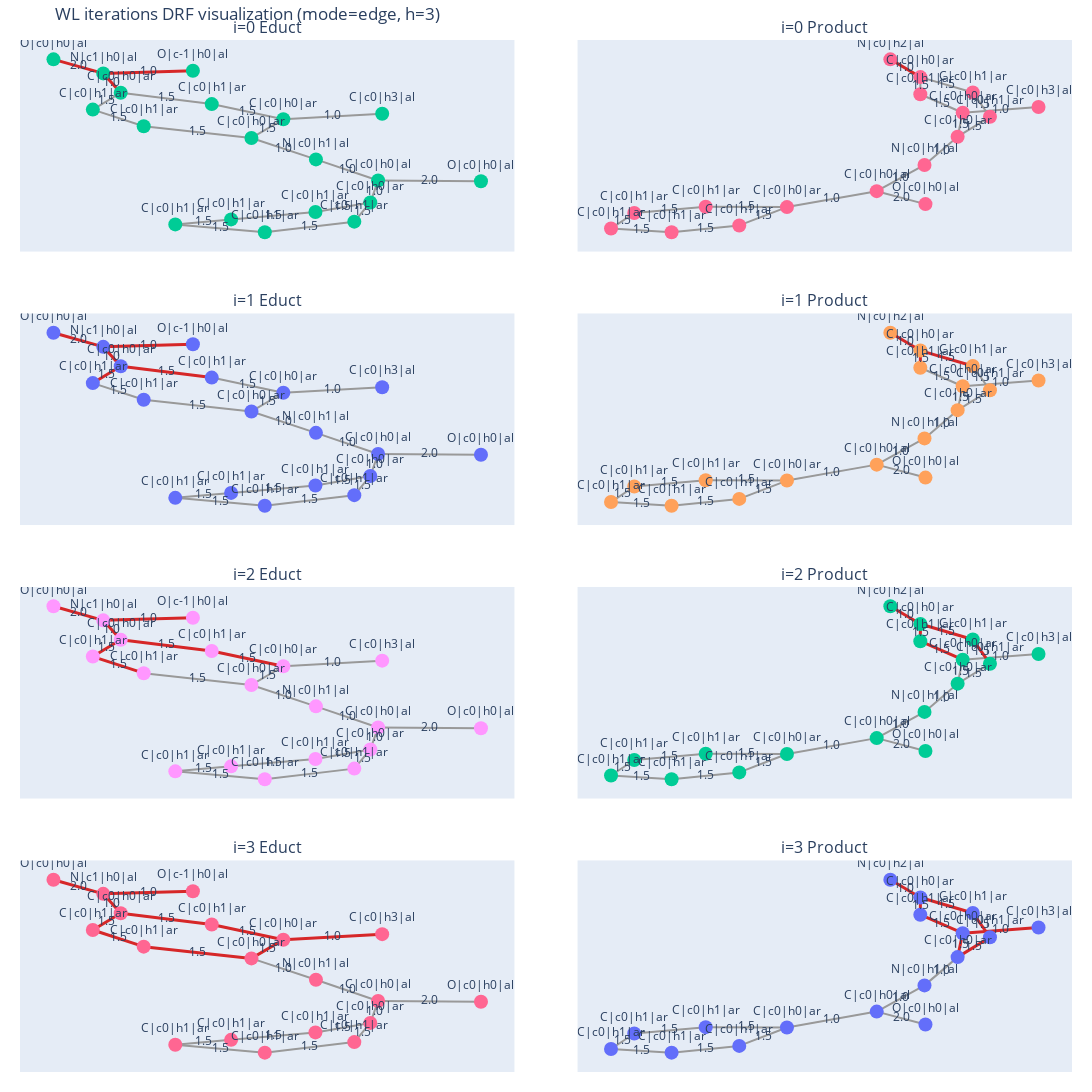

The code cell stored with this chart in its notebook:
### Markdown cell above
### WL-Iterations- Visualisation for one reaction (edge features)

### Code cell
fig_edge_wl.show(renderer="vscode")

### Figure 1 — Plotly figure (JSON) as saved in the notebook; plotly's stock layout.template omitted (floating-point values rounded to 4 significant figures)
{"data": [{"hoverinfo": "none", "line": {"color": "#999", "width": 2}, "mode": "lines", "showlegend": false, "type": "scatter", "x": [0.2038, 0.05309, null, 0.05309, -0.05608, null, 0.05309, 0.004479, null, -0.05608, -0.1949, null, -0.1949, -0.2374, null, -0.2374, -0.1599, null, -0.1599, 0.004479, null, 0.004479, 0.1028, null, 0.1028, 0.1976, null, 0.1976, 0.3545, null, 0.1976, 0.1857, null, 0.1857, 0.1613, null, 0.1857, 0.102, null, 0.1613, 0.02483, null, 0.02483, -0.1117, null, -0.1117, -0.02656, null, -0.02656, 0.102, null], "xaxis": "x", "y": [0.3969, 0.3352, null, 0.3352, 0.5035, null, 0.3352, 0.1279, null, 0.5035, 0.6292, null, 0.6292, 0.4424, null, 0.4424, 0.2581, null, 0.2581, 0.1279, null, 0.1279, -0.1096, null, -0.1096, -0.344, null, -0.344, -0.3525, null, -0.344, -0.5875, null, -0.5875, -0.8003, null, -0.5875, -0.6929, null, -0.8003, -0.9175, null, -0.9175, -0.8305, null, -0.8305, -0.7753, null, -0.7753, -0.6929, null], "yaxis": "y"}, {"hoverinfo": "none", "line": {"color": "#d62728", "width": 3}, "mode": "lines", "showlegend": false, "type": "scatter", "x": [-0.1949, -0.2215, null, -0.2215, -0.2974, null, -0.2215, -0.08478, null], "xaxis": "x", "y": [0.6292, 0.844, null, 0.844, 1, null, 0.844, 0.8728, null], "yaxis": "y"}, {"hoverinfo": "text", "hovertext": ["C|c0|h3|al", "C|c0|h0|ar", "C|c0|h1|ar", "C|c0|h0|ar", "N|c1|h0|al", "O|c0|h0|al", "O|c-1|h0|al", "C|c0|h1|ar", "C|c0|h1|ar", "C|c0|h0|ar", "N|c0|h1|al", "C|c0|h0|al", "O|c0|h0|al", "C|c0|h0|ar", "C|c0|h1|ar", "C|c0|h1|ar", "C|c0|h1|ar", "C|c0|h1|ar", "C|c0|h1|ar"], "marker": {"size": 14}, "mode": "markers+text", "showlegend": false, "text": ["C|c0|h3|al", "C|c0|h0|ar", "C|c0|h1|ar", "C|c0|h0|ar", "N|c1|h0|al", "O|c0|h0|al", "O|c-1|h0|al", "C|c0|h1|ar", "C|c0|h1|ar", "C|c0|h0|ar", "N|c0|h1|al", "C|c0|h0|al", "O|c0|h0|al", "C|c0|h0|ar", "C|c0|h1|ar", "C|c0|h1|ar", "C|c0|h1|ar", "C|c0|h1|ar", "C|c0|h1|ar"], "textposition": "top center", "type": "scatter", "x": [0.2038, 0.05309, -0.05608, -0.1949, -0.2215, -0.2974, -0.08478, -0.2374, -0.1599, 0.004479, 0.1028, 0.1976, 0.3545, 0.1857, 0.1613, 0.02483, -0.1117, -0.02656, 0.102], "xaxis": "x", "y": [0.3969, 0.3352, 0.5035, 0.6292, 0.844, 1, 0.8728, 0.4424, 0.2581, 0.1279, -0.1096, -0.344, -0.3525, -0.5875, -0.8003, -0.9175, -0.8305, -0.7753, -0.6929], "yaxis": "y"}, {"hoverinfo": "none", "mode": "text", "showlegend": false, "text": ["1.0", "1.5", "1.5", "1.5", "1.0", "1.5", "2.0", "1.0", "1.5", "1.5", "1.0", "1.0", "2.0", "1.0", "1.5", "1.5", "1.5", "1.5", "1.5", "1.5"], "type": "scatter", "x": [0.1285, -0.001496, 0.02878, -0.1255, -0.2082, -0.2162, -0.2595, -0.1532, -0.1986, -0.07769, 0.05364, 0.1502, 0.276, 0.1917, 0.1735, 0.1439, 0.09308, -0.04342, -0.06911, 0.03774], "xaxis": "x", "y": [0.366, 0.4194, 0.2315, 0.5664, 0.7366, 0.5358, 0.922, 0.8584, 0.3503, 0.193, 0.009159, -0.2268, -0.3483, -0.4658, -0.6939, -0.6402, -0.8589, -0.874, -0.8029, -0.7341], "yaxis": "y"}, {"hoverinfo": "none", "line": {"color": "#999", "width": 2}, "mode": "lines", "showlegend": false, "type": "scatter", "x": [0.5173, 0.304, null, 0.304, 0.1848, null, 0.304, 0.2898, null, 0.1848, 0.185, null, 0.185, 0.3324, null, 0.3324, 0.3807, null, 0.3807, 0.2898, null, 0.2898, 0.1966, null, 0.1966, 0.06219, null, 0.06219, 0.1993, null, 0.06219, -0.1902, null, -0.1902, -0.4188, null, -0.1902, -0.3243, null, -0.4188, -0.6196, null, -0.6196, -0.685, null, -0.685, -0.5147, null, -0.5147, -0.3243, null], "xaxis": "x2", "y": [0.5123, 0.4533, null, 0.4533, 0.6425, null, 0.4533, 0.2084, null, 0.6425, 0.8183, null, 0.8183, 0.6599, null, 0.6599, 0.412, null, 0.412, 0.2084, null, 0.2084, -0.08084, null, -0.08084, -0.3492, null, -0.3492, -0.4816, null, -0.3492, -0.5122, null, -0.5122, -0.5084, null, -0.5122, -0.7, null, -0.5084, -0.573, null, -0.573, -0.732, null, -0.732, -0.7695, null, -0.7695, -0.7, null], "yaxis": "y2"}, {"hoverinfo": "none", "line": {"color": "#d62728", "width": 3}, "mode": "lines", "showlegend": false, "type": "scatter", "x": [0.185, 0.1005, null], "xaxis": "x2", "y": [0.8183, 1, null], "yaxis": "y2"}, {"hoverinfo": "text", "hovertext": ["C|c0|h3|al", "C|c0|h0|ar", "C|c0|h1|ar", "C|c0|h0|ar", "N|c0|h2|al", "C|c0|h1|ar", "C|c0|h1|ar", "C|c0|h0|ar", "N|c0|h1|al", "C|c0|h0|al", "O|c0|h0|al", "C|c0|h0|ar", "C|c0|h1|ar", "C|c0|h1|ar", "C|c0|h1|ar", "C|c0|h1|ar", "C|c0|h1|ar"], "marker": {"size": 14}, "mode": "markers+text", "showlegend": false, "text": ["C|c0|h3|al", "C|c0|h0|ar", "C|c0|h1|ar", "C|c0|h0|ar", "N|c0|h2|al", "C|c0|h1|ar", "C|c0|h1|ar", "C|c0|h0|ar", "N|c0|h1|al", "C|c0|h0|al", "O|c0|h0|al", "C|c0|h0|ar", "C|c0|h1|ar", "C|c0|h1|ar", "C|c0|h1|ar", "C|c0|h1|ar", "C|c0|h1|ar"], "textposition": "top center", "type": "scatter", "x": [0.5173, 0.304, 0.1848, 0.185, 0.1005, 0.3324, 0.3807, 0.2898, 0.1966, 0.06219, 0.1993, -0.1902, -0.4188, -0.6196, -0.685, -0.5147, -0.3243], "xaxis": "x2", "y": [0.5123, 0.4533, 0.6425, 0.8183, 1, 0.6599, 0.412, 0.2084, -0.08084, -0.3492, -0.4816, -0.5122, -0.5084, -0.573, -0.732, -0.7695, -0.7], "yaxis": "y2"}, {"hoverinfo": "none", "mode": "text", "showlegend": false, "text": ["1.0", "1.5", "1.5", "1.5", "1.0", "1.5", "1.5", "1.5", "1.0", "1.0", "2.0", "1.0", "1.5", "1.5", "1.5", "1.5", "1.5", "1.5"], "type": "scatter", "x": [0.4106, 0.2444, 0.2969, 0.1849, 0.1428, 0.2587, 0.3566, 0.3352, 0.2432, 0.1294, 0.1308, -0.06402, -0.3045, -0.2573, -0.5192, -0.6523, -0.5998, -0.4195], "xaxis": "x2", "y": [0.4828, 0.5479, 0.3308, 0.7304, 0.9091, 0.7391, 0.5359, 0.3102, 0.06379, -0.215, -0.4154, -0.4307, -0.5103, -0.6061, -0.5407, -0.6525, -0.7507, -0.7347], "yaxis": "y2"}, {"hoverinfo": "none", "line": {"color": "#999", "width": 2}, "mode": "lines", "showlegend": false, "type": "scatter", "x": [0.2038, 0.05309, null, 0.05309, -0.05608, null, 0.05309, 0.004479, null, -0.2374, -0.1599, null, -0.1599, 0.004479, null, 0.004479, 0.1028, null, 0.1028, 0.1976, null, 0.1976, 0.3545, null, 0.1976, 0.1857, null, 0.1857, 0.1613, null, 0.1857, 0.102, null, 0.1613, 0.02483, null, 0.02483, -0.1117, null, -0.1117, -0.02656, null, -0.02656, 0.102, null], "xaxis": "x3", "y": [0.3969, 0.3352, null, 0.3352, 0.5035, null, 0.3352, 0.1279, null, 0.4424, 0.2581, null, 0.2581, 0.1279, null, 0.1279, -0.1096, null, -0.1096, -0.344, null, -0.344, -0.3525, null, -0.344, -0.5875, null, -0.5875, -0.8003, null, -0.5875, -0.6929, null, -0.8003, -0.9175, null, -0.9175, -0.8305, null, -0.8305, -0.7753, null, -0.7753, -0.6929, null], "yaxis": "y3"}, {"hoverinfo": "none", "line": {"color": "#d62728", "width": 3}, "mode": "lines", "showlegend": false, "type": "scatter", "x": [-0.05608, -0.1949, null, -0.1949, -0.2215, null, -0.1949, -0.2374, null, -0.2215, -0.2974, null, -0.2215, -0.08478, null], "xaxis": "x3", "y": [0.5035, 0.6292, null, 0.6292, 0.844, null, 0.6292, 0.4424, null, 0.844, 1, null, 0.844, 0.8728, null], "yaxis": "y3"}, {"hoverinfo": "text", "hovertext": ["C|c0|h3|al", "C|c0|h0|ar", "C|c0|h1|ar", "C|c0|h0|ar", "N|c1|h0|al", "O|c0|h0|al", "O|c-1|h0|al", "C|c0|h1|ar", "C|c0|h1|ar", "C|c0|h0|ar", "N|c0|h1|al", "C|c0|h0|al", "O|c0|h0|al", "C|c0|h0|ar", "C|c0|h1|ar", "C|c0|h1|ar", "C|c0|h1|ar", "C|c0|h1|ar", "C|c0|h1|ar"], "marker": {"size": 14}, "mode": "markers+text", "showlegend": false, "text": ["C|c0|h3|al", "C|c0|h0|ar", "C|c0|h1|ar", "C|c0|h0|ar", "N|c1|h0|al", "O|c0|h0|al", "O|c-1|h0|al", "C|c0|h1|ar", "C|c0|h1|ar", "C|c0|h0|ar", "N|c0|h1|al", "C|c0|h0|al", "O|c0|h0|al", "C|c0|h0|ar", "C|c0|h1|ar", "C|c0|h1|ar", "C|c0|h1|ar", "C|c0|h1|ar", "C|c0|h1|ar"], "textposition": "top center", "type": "scatter", "x": [0.2038, 0.05309, -0.05608, -0.1949, -0.2215, -0.2974, -0.08478, -0.2374, -0.1599, 0.004479, 0.1028, 0.1976, 0.3545, 0.1857, 0.1613, 0.02483, -0.1117, -0.02656, 0.102], "xaxis": "x3", "y": [0.3969, 0.3352, 0.5035, 0.6292, 0.844, 1, 0.8728, 0.4424, 0.2581, 0.1279, -0.1096, -0.344, -0.3525, -0.5875, -0.8003, -0.9175, -0.8305, -0.7753, -0.6929], "yaxis": "y3"}, {"hoverinfo": "none", "mode": "text", "showlegend": false, "text": ["1.0", "1.5", "1.5", "1.5", "1.0", "1.5", "2.0", "1.0", "1.5", "1.5", "1.0", "1.0", "2.0", "1.0", "1.5", "1.5", "1.5", "1.5", "1.5", "1.5"], "type": "scatter", "x": [0.1285, -0.001496, 0.02878, -0.1255, -0.2082, -0.2162, -0.2595, -0.1532, -0.1986, -0.07769, 0.05364, 0.1502, 0.276, 0.1917, 0.1735, 0.1439, 0.09308, -0.04342, -0.06911, 0.03774], "xaxis": "x3", "y": [0.366, 0.4194, 0.2315, 0.5664, 0.7366, 0.5358, 0.922, 0.8584, 0.3503, 0.193, 0.009159, -0.2268, -0.3483, -0.4658, -0.6939, -0.6402, -0.8589, -0.874, -0.8029, -0.7341], "yaxis": "y3"}, {"hoverinfo": "none", "line": {"color": "#999", "width": 2}, "mode": "lines", "showlegend": false, "type": "scatter", "x": [0.5173, 0.304, null, 0.304, 0.1848, null, 0.304, 0.2898, null, 0.3324, 0.3807, null, 0.3807, 0.2898, null, 0.2898, 0.1966, null, 0.1966, 0.06219, null, 0.06219, 0.1993, null, 0.06219, -0.1902, null, -0.1902, -0.4188, null, -0.1902, -0.3243, null, -0.4188, -0.6196, null, -0.6196, -0.685, null, -0.685, -0.5147, null, -0.5147, -0.3243, null], "xaxis": "x4", "y": [0.5123, 0.4533, null, 0.4533, 0.6425, null, 0.4533, 0.2084, null, 0.6599, 0.412, null, 0.412, 0.2084, null, 0.2084, -0.08084, null, -0.08084, -0.3492, null, -0.3492, -0.4816, null, -0.3492, -0.5122, null, -0.5122, -0.5084, null, -0.5122, -0.7, null, -0.5084, -0.573, null, -0.573, -0.732, null, -0.732, -0.7695, null, -0.7695, -0.7, null], "yaxis": "y4"}, {"hoverinfo": "none", "line": {"color": "#d62728", "width": 3}, "mode": "lines", "showlegend": false, "type": "scatter", "x": [0.1848, 0.185, null, 0.185, 0.1005, null, 0.185, 0.3324, null], "xaxis": "x4", "y": [0.6425, 0.8183, null, 0.8183, 1, null, 0.8183, 0.6599, null], "yaxis": "y4"}, {"hoverinfo": "text", "hovertext": ["C|c0|h3|al", "C|c0|h0|ar", "C|c0|h1|ar", "C|c0|h0|ar", "N|c0|h2|al", "C|c0|h1|ar", "C|c0|h1|ar", "C|c0|h0|ar", "N|c0|h1|al", "C|c0|h0|al", "O|c0|h0|al", "C|c0|h0|ar", "C|c0|h1|ar", "C|c0|h1|ar", "C|c0|h1|ar", "C|c0|h1|ar", "C|c0|h1|ar"], "marker": {"size": 14}, "mode": "markers+text", "showlegend": false, "text": ["C|c0|h3|al", "C|c0|h0|ar", "C|c0|h1|ar", "C|c0|h0|ar", "N|c0|h2|al", "C|c0|h1|ar", "C|c0|h1|ar", "C|c0|h0|ar", "N|c0|h1|al", "C|c0|h0|al", "O|c0|h0|al", "C|c0|h0|ar", "C|c0|h1|ar", "C|c0|h1|ar", "C|c0|h1|ar", "C|c0|h1|ar", "C|c0|h1|ar"], "textposition": "top center", "type": "scatter", "x": [0.5173, 0.304, 0.1848, 0.185, 0.1005, 0.3324, 0.3807, 0.2898, 0.1966, 0.06219, 0.1993, -0.1902, -0.4188, -0.6196, -0.685, -0.5147, -0.3243], "xaxis": "x4", "y": [0.5123, 0.4533, 0.6425, 0.8183, 1, 0.6599, 0.412, 0.2084, -0.08084, -0.3492, -0.4816, -0.5122, -0.5084, -0.573, -0.732, -0.7695, -0.7], "yaxis": "y4"}, {"hoverinfo": "none", "mode": "text", "showlegend": false, "text": ["1.0", "1.5", "1.5", "1.5", "1.0", "1.5", "1.5", "1.5", "1.0", "1.0", "2.0", "1.0", "1.5", "1.5", "1.5", "1.5", "1.5", "1.5"], "type": "scatter", "x": [0.4106, 0.2444, 0.2969, 0.1849, 0.1428, 0.2587, 0.3566, 0.3352, 0.2432, 0.1294, 0.1308, -0.06402, -0.3045, -0.2573, -0.5192, -0.6523, -0.5998, -0.4195], "xaxis": "x4", "y": [0.4828, 0.5479, 0.3308, 0.7304, 0.9091, 0.7391, 0.5359, 0.3102, 0.06379, -0.215, -0.4154, -0.4307, -0.5103, -0.6061, -0.5407, -0.6525, -0.7507, -0.7347], "yaxis": "y4"}, {"hoverinfo": "none", "line": {"color": "#999", "width": 2}, "mode": "lines", "showlegend": false, "type": "scatter", "x": [0.2038, 0.05309, null, 0.05309, 0.004479, null, -0.1599, 0.004479, null, 0.004479, 0.1028, null, 0.1028, 0.1976, null, 0.1976, 0.3545, null, 0.1976, 0.1857, null, 0.1857, 0.1613, null, 0.1857, 0.102, null, 0.1613, 0.02483, null, 0.02483, -0.1117, null, -0.1117, -0.02656, null, -0.02656, 0.102, null], "xaxis": "x5", "y": [0.3969, 0.3352, null, 0.3352, 0.1279, null, 0.2581, 0.1279, null, 0.1279, -0.1096, null, -0.1096, -0.344, null, -0.344, -0.3525, null, -0.344, -0.5875, null, -0.5875, -0.8003, null, -0.5875, -0.6929, null, -0.8003, -0.9175, null, -0.9175, -0.8305, null, -0.8305, -0.7753, null, -0.7753, -0.6929, null], "yaxis": "y5"}, {"hoverinfo": "none", "line": {"color": "#d62728", "width": 3}, "mode": "lines", "showlegend": false, "type": "scatter", "x": [0.05309, -0.05608, null, -0.05608, -0.1949, null, -0.1949, -0.2215, null, -0.1949, -0.2374, null, -0.2215, -0.2974, null, -0.2215, -0.08478, null, -0.2374, -0.1599, null], "xaxis": "x5", "y": [0.3352, 0.5035, null, 0.5035, 0.6292, null, 0.6292, 0.844, null, 0.6292, 0.4424, null, 0.844, 1, null, 0.844, 0.8728, null, 0.4424, 0.2581, null], "yaxis": "y5"}, {"hoverinfo": "text", "hovertext": ["C|c0|h3|al", "C|c0|h0|ar", "C|c0|h1|ar", "C|c0|h0|ar", "N|c1|h0|al", "O|c0|h0|al", "O|c-1|h0|al", "C|c0|h1|ar", "C|c0|h1|ar", "C|c0|h0|ar", "N|c0|h1|al", "C|c0|h0|al", "O|c0|h0|al", "C|c0|h0|ar", "C|c0|h1|ar", "C|c0|h1|ar", "C|c0|h1|ar", "C|c0|h1|ar", "C|c0|h1|ar"], "marker": {"size": 14}, "mode": "markers+text", "showlegend": false, "text": ["C|c0|h3|al", "C|c0|h0|ar", "C|c0|h1|ar", "C|c0|h0|ar", "N|c1|h0|al", "O|c0|h0|al", "O|c-1|h0|al", "C|c0|h1|ar", "C|c0|h1|ar", "C|c0|h0|ar", "N|c0|h1|al", "C|c0|h0|al", "O|c0|h0|al", "C|c0|h0|ar", "C|c0|h1|ar", "C|c0|h1|ar", "C|c0|h1|ar", "C|c0|h1|ar", "C|c0|h1|ar"], "textposition": "top center", "type": "scatter", "x": [0.2038, 0.05309, -0.05608, -0.1949, -0.2215, -0.2974, -0.08478, -0.2374, -0.1599, 0.004479, 0.1028, 0.1976, 0.3545, 0.1857, 0.1613, 0.02483, -0.1117, -0.02656, 0.102], "xaxis": "x5", "y": [0.3969, 0.3352, 0.5035, 0.6292, 0.844, 1, 0.8728, 0.4424, 0.2581, 0.1279, -0.1096, -0.344, -0.3525, -0.5875, -0.8003, -0.9175, -0.8305, -0.7753, -0.6929], "yaxis": "y5"}, {"hoverinfo": "none", "mode": "text", "showlegend": false, "text": ["1.0", "1.5", "1.5", "1.5", "1.0", "1.5", "2.0", "1.0", "1.5", "1.5", "1.0", "1.0", "2.0", "1.0", "1.5", "1.5", "1.5", "1.5", "1.5", "1.5"], "type": "scatter", "x": [0.1285, -0.001496, 0.02878, -0.1255, -0.2082, -0.2162, -0.2595, -0.1532, -0.1986, -0.07769, 0.05364, 0.1502, 0.276, 0.1917, 0.1735, 0.1439, 0.09308, -0.04342, -0.06911, 0.03774], "xaxis": "x5", "y": [0.366, 0.4194, 0.2315, 0.5664, 0.7366, 0.5358, 0.922, 0.8584, 0.3503, 0.193, 0.009159, -0.2268, -0.3483, -0.4658, -0.6939, -0.6402, -0.8589, -0.874, -0.8029, -0.7341], "yaxis": "y5"}, {"hoverinfo": "none", "line": {"color": "#999", "width": 2}, "mode": "lines", "showlegend": false, "type": "scatter", "x": [0.5173, 0.304, null, 0.304, 0.2898, null, 0.3807, 0.2898, null, 0.2898, 0.1966, null, 0.1966, 0.06219, null, 0.06219, 0.1993, null, 0.06219, -0.1902, null, -0.1902, -0.4188, null, -0.1902, -0.3243, null, -0.4188, -0.6196, null, -0.6196, -0.685, null, -0.685, -0.5147, null, -0.5147, -0.3243, null], "xaxis": "x6", "y": [0.5123, 0.4533, null, 0.4533, 0.2084, null, 0.412, 0.2084, null, 0.2084, -0.08084, null, -0.08084, -0.3492, null, -0.3492, -0.4816, null, -0.3492, -0.5122, null, -0.5122, -0.5084, null, -0.5122, -0.7, null, -0.5084, -0.573, null, -0.573, -0.732, null, -0.732, -0.7695, null, -0.7695, -0.7, null], "yaxis": "y6"}, {"hoverinfo": "none", "line": {"color": "#d62728", "width": 3}, "mode": "lines", "showlegend": false, "type": "scatter", "x": [0.304, 0.1848, null, 0.1848, 0.185, null, 0.185, 0.1005, null, 0.185, 0.3324, null, 0.3324, 0.3807, null], "xaxis": "x6", "y": [0.4533, 0.6425, null, 0.6425, 0.8183, null, 0.8183, 1, null, 0.8183, 0.6599, null, 0.6599, 0.412, null], "yaxis": "y6"}, {"hoverinfo": "text", "hovertext": ["C|c0|h3|al", "C|c0|h0|ar", "C|c0|h1|ar", "C|c0|h0|ar", "N|c0|h2|al", "C|c0|h1|ar", "C|c0|h1|ar", "C|c0|h0|ar", "N|c0|h1|al", "C|c0|h0|al", "O|c0|h0|al", "C|c0|h0|ar", "C|c0|h1|ar", "C|c0|h1|ar", "C|c0|h1|ar", "C|c0|h1|ar", "C|c0|h1|ar"], "marker": {"size": 14}, "mode": "markers+text", "showlegend": false, "text": ["C|c0|h3|al", "C|c0|h0|ar", "C|c0|h1|ar", "C|c0|h0|ar", "N|c0|h2|al", "C|c0|h1|ar", "C|c0|h1|ar", "C|c0|h0|ar", "N|c0|h1|al", "C|c0|h0|al", "O|c0|h0|al", "C|c0|h0|ar", "C|c0|h1|ar", "C|c0|h1|ar", "C|c0|h1|ar", "C|c0|h1|ar", "C|c0|h1|ar"], "textposition": "top center", "type": "scatter", "x": [0.5173, 0.304, 0.1848, 0.185, 0.1005, 0.3324, 0.3807, 0.2898, 0.1966, 0.06219, 0.1993, -0.1902, -0.4188, -0.6196, -0.685, -0.5147, -0.3243], "xaxis": "x6", "y": [0.5123, 0.4533, 0.6425, 0.8183, 1, 0.6599, 0.412, 0.2084, -0.08084, -0.3492, -0.4816, -0.5122, -0.5084, -0.573, -0.732, -0.7695, -0.7], "yaxis": "y6"}, {"hoverinfo": "none", "mode": "text", "showlegend": false, "text": ["1.0", "1.5", "1.5", "1.5", "1.0", "1.5", "1.5", "1.5", "1.0", "1.0", "2.0", "1.0", "1.5", "1.5", "1.5", "1.5", "1.5", "1.5"], "type": "scatter", "x": [0.4106, 0.2444, 0.2969, 0.1849, 0.1428, 0.2587, 0.3566, 0.3352, 0.2432, 0.1294, 0.1308, -0.06402, -0.3045, -0.2573, -0.5192, -0.6523, -0.5998, -0.4195], "xaxis": "x6", "y": [0.4828, 0.5479, 0.3308, 0.7304, 0.9091, 0.7391, 0.5359, 0.3102, 0.06379, -0.215, -0.4154, -0.4307, -0.5103, -0.6061, -0.5407, -0.6525, -0.7507, -0.7347], "yaxis": "y6"}, {"hoverinfo": "none", "line": {"color": "#999", "width": 2}, "mode": "lines", "showlegend": false, "type": "scatter", "x": [0.004479, 0.1028, null, 0.1028, 0.1976, null, 0.1976, 0.3545, null, 0.1976, 0.1857, null, 0.1857, 0.1613, null, 0.1857, 0.102, null, 0.1613, 0.02483, null, 0.02483, -0.1117, null, -0.1117, -0.02656, null, -0.02656, 0.102, null], "xaxis": "x7", "y": [0.1279, -0.1096, null, -0.1096, -0.344, null, -0.344, -0.3525, null, -0.344, -0.5875, null, -0.5875, -0.8003, null, -0.5875, -0.6929, null, -0.8003, -0.9175, null, -0.9175, -0.8305, null, -0.8305, -0.7753, null, -0.7753, -0.6929, null], "yaxis": "y7"}, {"hoverinfo": "none", "line": {"color": "#d62728", "width": 3}, "mode": "lines", "showlegend": false, "type": "scatter", "x": [0.2038, 0.05309, null, 0.05309, -0.05608, null, 0.05309, 0.004479, null, -0.05608, -0.1949, null, -0.1949, -0.2215, null, -0.1949, -0.2374, null, -0.2215, -0.2974, null, -0.2215, -0.08478, null, -0.2374, -0.1599, null, -0.1599, 0.004479, null], "xaxis": "x7", "y": [0.3969, 0.3352, null, 0.3352, 0.5035, null, 0.3352, 0.1279, null, 0.5035, 0.6292, null, 0.6292, 0.844, null, 0.6292, 0.4424, null, 0.844, 1, null, 0.844, 0.8728, null, 0.4424, 0.2581, null, 0.2581, 0.1279, null], "yaxis": "y7"}, {"hoverinfo": "text", "hovertext": ["C|c0|h3|al", "C|c0|h0|ar", "C|c0|h1|ar", "C|c0|h0|ar", "N|c1|h0|al", "O|c0|h0|al", "O|c-1|h0|al", "C|c0|h1|ar", "C|c0|h1|ar", "C|c0|h0|ar", "N|c0|h1|al", "C|c0|h0|al", "O|c0|h0|al", "C|c0|h0|ar", "C|c0|h1|ar", "C|c0|h1|ar", "C|c0|h1|ar", "C|c0|h1|ar", "C|c0|h1|ar"], "marker": {"size": 14}, "mode": "markers+text", "showlegend": false, "text": ["C|c0|h3|al", "C|c0|h0|ar", "C|c0|h1|ar", "C|c0|h0|ar", "N|c1|h0|al", "O|c0|h0|al", "O|c-1|h0|al", "C|c0|h1|ar", "C|c0|h1|ar", "C|c0|h0|ar", "N|c0|h1|al", "C|c0|h0|al", "O|c0|h0|al", "C|c0|h0|ar", "C|c0|h1|ar", "C|c0|h1|ar", "C|c0|h1|ar", "C|c0|h1|ar", "C|c0|h1|ar"], "textposition": "top center", "type": "scatter", "x": [0.2038, 0.05309, -0.05608, -0.1949, -0.2215, -0.2974, -0.08478, -0.2374, -0.1599, 0.004479, 0.1028, 0.1976, 0.3545, 0.1857, 0.1613, 0.02483, -0.1117, -0.02656, 0.102], "xaxis": "x7", "y": [0.3969, 0.3352, 0.5035, 0.6292, 0.844, 1, 0.8728, 0.4424, 0.2581, 0.1279, -0.1096, -0.344, -0.3525, -0.5875, -0.8003, -0.9175, -0.8305, -0.7753, -0.6929], "yaxis": "y7"}, {"hoverinfo": "none", "mode": "text", "showlegend": false, "text": ["1.0", "1.5", "1.5", "1.5", "1.0", "1.5", "2.0", "1.0", "1.5", "1.5", "1.0", "1.0", "2.0", "1.0", "1.5", "1.5", "1.5", "1.5", "1.5", "1.5"], "type": "scatter", "x": [0.1285, -0.001496, 0.02878, -0.1255, -0.2082, -0.2162, -0.2595, -0.1532, -0.1986, -0.07769, 0.05364, 0.1502, 0.276, 0.1917, 0.1735, 0.1439, 0.09308, -0.04342, -0.06911, 0.03774], "xaxis": "x7", "y": [0.366, 0.4194, 0.2315, 0.5664, 0.7366, 0.5358, 0.922, 0.8584, 0.3503, 0.193, 0.009159, -0.2268, -0.3483, -0.4658, -0.6939, -0.6402, -0.8589, -0.874, -0.8029, -0.7341], "yaxis": "y7"}, {"hoverinfo": "none", "line": {"color": "#999", "width": 2}, "mode": "lines", "showlegend": false, "type": "scatter", "x": [0.2898, 0.1966, null, 0.1966, 0.06219, null, 0.06219, 0.1993, null, 0.06219, -0.1902, null, -0.1902, -0.4188, null, -0.1902, -0.3243, null, -0.4188, -0.6196, null, -0.6196, -0.685, null, -0.685, -0.5147, null, -0.5147, -0.3243, null], "xaxis": "x8", "y": [0.2084, -0.08084, null, -0.08084, -0.3492, null, -0.3492, -0.4816, null, -0.3492, -0.5122, null, -0.5122, -0.5084, null, -0.5122, -0.7, null, -0.5084, -0.573, null, -0.573, -0.732, null, -0.732, -0.7695, null, -0.7695, -0.7, null], "yaxis": "y8"}, {"hoverinfo": "none", "line": {"color": "#d62728", "width": 3}, "mode": "lines", "showlegend": false, "type": "scatter", "x": [0.5173, 0.304, null, 0.304, 0.1848, null, 0.304, 0.2898, null, 0.1848, 0.185, null, 0.185, 0.1005, null, 0.185, 0.3324, null, 0.3324, 0.3807, null, 0.3807, 0.2898, null], "xaxis": "x8", "y": [0.5123, 0.4533, null, 0.4533, 0.6425, null, 0.4533, 0.2084, null, 0.6425, 0.8183, null, 0.8183, 1, null, 0.8183, 0.6599, null, 0.6599, 0.412, null, 0.412, 0.2084, null], "yaxis": "y8"}, {"hoverinfo": "text", "hovertext": ["C|c0|h3|al", "C|c0|h0|ar", "C|c0|h1|ar", "C|c0|h0|ar", "N|c0|h2|al", "C|c0|h1|ar", "C|c0|h1|ar", "C|c0|h0|ar", "N|c0|h1|al", "C|c0|h0|al", "O|c0|h0|al", "C|c0|h0|ar", "C|c0|h1|ar", "C|c0|h1|ar", "C|c0|h1|ar", "C|c0|h1|ar", "C|c0|h1|ar"], "marker": {"size": 14}, "mode": "markers+text", "showlegend": false, "text": ["C|c0|h3|al", "C|c0|h0|ar", "C|c0|h1|ar", "C|c0|h0|ar", "N|c0|h2|al", "C|c0|h1|ar", "C|c0|h1|ar", "C|c0|h0|ar", "N|c0|h1|al", "C|c0|h0|al", "O|c0|h0|al", "C|c0|h0|ar", "C|c0|h1|ar", "C|c0|h1|ar", "C|c0|h1|ar", "C|c0|h1|ar", "C|c0|h1|ar"], "textposition": "top center", "type": "scatter", "x": [0.5173, 0.304, 0.1848, 0.185, 0.1005, 0.3324, 0.3807, 0.2898, 0.1966, 0.06219, 0.1993, -0.1902, -0.4188, -0.6196, -0.685, -0.5147, -0.3243], "xaxis": "x8", "y": [0.5123, 0.4533, 0.6425, 0.8183, 1, 0.6599, 0.412, 0.2084, -0.08084, -0.3492, -0.4816, -0.5122, -0.5084, -0.573, -0.732, -0.7695, -0.7], "yaxis": "y8"}, {"hoverinfo": "none", "mode": "text", "showlegend": false, "text": ["1.0", "1.5", "1.5", "1.5", "1.0", "1.5", "1.5", "1.5", "1.0", "1.0", "2.0", "1.0", "1.5", "1.5", "1.5", "1.5", "1.5", "1.5"], "type": "scatter", "x": [0.4106, 0.2444, 0.2969, 0.1849, 0.1428, 0.2587, 0.3566, 0.3352, 0.2432, 0.1294, 0.1308, -0.06402, -0.3045, -0.2573, -0.5192, -0.6523, -0.5998, -0.4195], "xaxis": "x8", "y": [0.4828, 0.5479, 0.3308, 0.7304, 0.9091, 0.7391, 0.5359, 0.3102, 0.06379, -0.215, -0.4154, -0.4307, -0.5103, -0.6061, -0.5407, -0.6525, -0.7507, -0.7347], "yaxis": "y8"}], "layout": {"annotations": [{"font": {"size": 16}, "showarrow": false, "text": "i=0 Educt", "x": 0.235, "xanchor": "center", "xref": "paper", "y": 1, "yanchor": "bottom", "yref": "paper"}, {"font": {"size": 16}, "showarrow": false, "text": "i=0 Product", "x": 0.765, "xanchor": "center", "xref": "paper", "y": 1, "yanchor": "bottom", "yref": "paper"}, {"font": {"size": 16}, "showarrow": false, "text": "i=1 Educt", "x": 0.235, "xanchor": "center", "xref": "paper", "y": 0.735, "yanchor": "bottom", "yref": "paper"}, {"font": {"size": 16}, "showarrow": false, "text": "i=1 Product", "x": 0.765, "xanchor": "center", "xref": "paper", "y": 0.735, "yanchor": "bottom", "yref": "paper"}, {"font": {"size": 16}, "showarrow": false, "text": "i=2 Educt", "x": 0.235, "xanchor": "center", "xref": "paper", "y": 0.47, "yanchor": "bottom", "yref": "paper"}, {"font": {"size": 16}, "showarrow": false, "text": "i=2 Product", "x": 0.765, "xanchor": "center", "xref": "paper", "y": 0.47, "yanchor": "bottom", "yref": "paper"}, {"font": {"size": 16}, "showarrow": false, "text": "i=3 Educt", "x": 0.235, "xanchor": "center", "xref": "paper", "y": 0.205, "yanchor": "bottom", "yref": "paper"}, {"font": {"size": 16}, "showarrow": false, "text": "i=3 Product", "x": 0.765, "xanchor": "center", "xref": "paper", "y": 0.205, "yanchor": "bottom", "yref": "paper"}], "height": 1280, "margin": {"b": 20, "l": 20, "r": 20, "t": 40}, "showlegend": false, "title": {"text": "WL iterations DRF visualization (mode=edge, h=3)"}, "width": 1200, "xaxis": {"anchor": "y", "domain": [0, 0.47], "showgrid": false, "showticklabels": false, "zeroline": false}, "xaxis2": {"anchor": "y2", "domain": [0.53, 1], "showgrid": false, "showticklabels": false, "zeroline": false}, "xaxis3": {"anchor": "y3", "domain": [0, 0.47], "showgrid": false, "showticklabels": false, "zeroline": false}, "xaxis4": {"anchor": "y4", "domain": [0.53, 1], "showgrid": false, "showticklabels": false, "zeroline": false}, "xaxis5": {"anchor": "y5", "domain": [0, 0.47], "showgrid": false, "showticklabels": false, "zeroline": false}, "xaxis6": {"anchor": "y6", "domain": [0.53, 1], "showgrid": false, "showticklabels": false, "zeroline": false}, "xaxis7": {"anchor": "y7", "domain": [0, 0.47], "showgrid": false, "showticklabels": false, "zeroline": false}, "xaxis8": {"anchor": "y8", "domain": [0.53, 1], "showgrid": false, "showticklabels": false, "zeroline": false}, "yaxis": {"anchor": "x", "domain": [0.795, 1], "showgrid": false, "showticklabels": false, "zeroline": false}, "yaxis2": {"anchor": "x2", "domain": [0.795, 1], "showgrid": false, "showticklabels": false, "zeroline": false}, "yaxis3": {"anchor": "x3", "domain": [0.53, 0.735], "showgrid": false, "showticklabels": false, "zeroline": false}, "yaxis4": {"anchor": "x4", "domain": [0.53, 0.735], "showgrid": false, "showticklabels": false, "zeroline": false}, "yaxis5": {"anchor": "x5", "domain": [0.265, 0.47], "showgrid": false, "showticklabels": false, "zeroline": false}, "yaxis6": {"anchor": "x6", "domain": [0.265, 0.47], "showgrid": false, "showticklabels": false, "zeroline": false}, "yaxis7": {"anchor": "x7", "domain": [0, 0.205], "showgrid": false, "showticklabels": false, "zeroline": false}, "yaxis8": {"anchor": "x8", "domain": [0, 0.205], "showgrid": false, "showticklabels": false, "zeroline": false}}}
